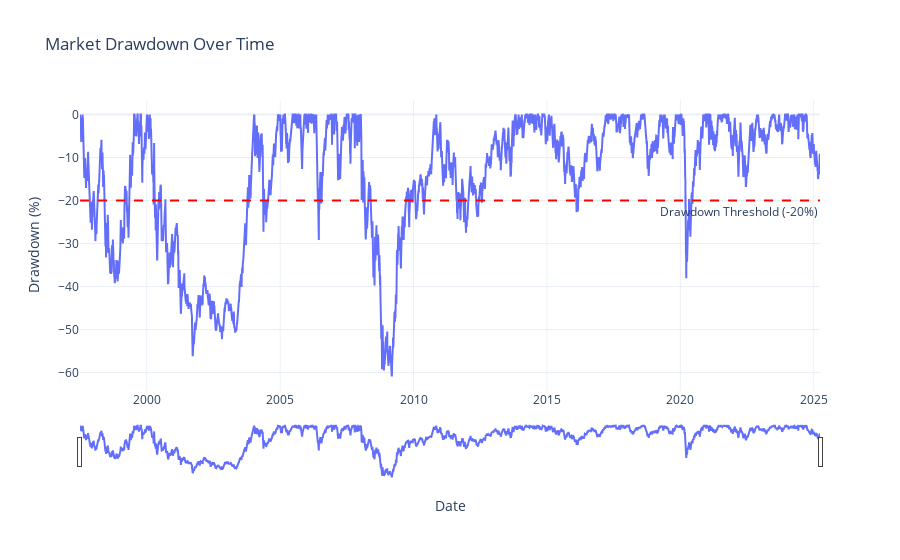

Write notebook code for a chart like this one.
### Code cell
drawdown_threshold = -20
fig = go.Figure()

fig.add_trace(go.Scatter(x=df.index, y=df['Drawdown'], mode='lines', name='Drawdown (%)'))

fig.add_hline(y=drawdown_threshold, line_dash='dash', line_color='red',
              annotation_text=f'Drawdown Threshold ({drawdown_threshold}%)',
              annotation_position='bottom right')

fig.update_layout(
    title='Market Drawdown Over Time',
    xaxis_title='Date',
    yaxis_title='Drawdown (%)',
    xaxis_rangeslider_visible=True,  
    template="plotly_white"
)

fig.show()

### Figure 1 — Plotly figure (JSON) as saved in the notebook; plotly's stock layout.template omitted (floating-point values rounded to 4 significant figures; data arrays with more than 128 entries replaced by an {"elided": "..."} marker saying what was removed)
{"data": [{"mode": "lines", "name": "Drawdown (%)", "type": "scatter", "x": {"elided": "6835 str values"}, "y": {"elided": "6835 float values"}}], "layout": {"annotations": [{"showarrow": false, "text": "Drawdown Threshold (-20%)", "x": 1, "xanchor": "right", "xref": "x domain", "y": -20, "yanchor": "top", "yref": "y"}], "shapes": [{"line": {"color": "red", "dash": "dash"}, "type": "line", "x0": 0, "x1": 1, "xref": "x domain", "y0": -20, "y1": -20, "yref": "y"}], "title": {"text": "Market Drawdown Over Time"}, "xaxis": {"rangeslider": {"visible": true}, "title": {"text": "Date"}}, "yaxis": {"title": {"text": "Drawdown (%)"}}}}
